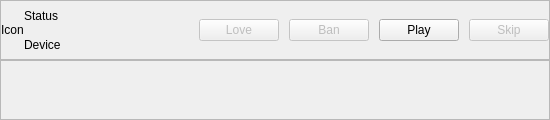
<?xml version="1.0" encoding="UTF-8"?>
<ui version="4.0">
 <class>PlaybackControlsWidget</class>
 <widget class="QFrame" name="PlaybackControlsWidget">
  <property name="geometry">
   <rect>
    <x>0</x>
    <y>0</y>
    <width>550</width>
    <height>120</height>
   </rect>
  </property>
  <property name="windowTitle">
   <string>Form</string>
  </property>
  <layout class="QVBoxLayout" name="verticalLayout">
   <property name="spacing">
    <number>0</number>
   </property>
   <property name="margin">
    <number>0</number>
   </property>
   <item>
    <widget class="QFrame" name="details">
     <property name="frameShape">
      <enum>QFrame::StyledPanel</enum>
     </property>
     <property name="frameShadow">
      <enum>QFrame::Raised</enum>
     </property>
     <layout class="QHBoxLayout" name="horizontalLayout_2" stretch="0,1,0">
      <property name="spacing">
       <number>0</number>
      </property>
      <property name="margin">
       <number>0</number>
      </property>
      <item>
       <widget class="QLabel" name="icon">
        <property name="text">
         <string>Icon</string>
        </property>
       </widget>
      </item>
      <item>
       <widget class="QFrame" name="statusFrame">
        <property name="frameShape">
         <enum>QFrame::NoFrame</enum>
        </property>
        <property name="frameShadow">
         <enum>QFrame::Raised</enum>
        </property>
        <layout class="QVBoxLayout" name="verticalLayout_2">
         <property name="spacing">
          <number>0</number>
         </property>
         <property name="margin">
          <number>0</number>
         </property>
         <item>
          <widget class="unicorn::Label" name="status">
           <property name="text">
            <string>Status</string>
           </property>
          </widget>
         </item>
         <item>
          <widget class="unicorn::Label" name="device">
           <property name="text">
            <string>Device</string>
           </property>
          </widget>
         </item>
        </layout>
       </widget>
      </item>
      <item>
       <widget class="QFrame" name="controls">
        <property name="frameShape">
         <enum>QFrame::NoFrame</enum>
        </property>
        <property name="frameShadow">
         <enum>QFrame::Raised</enum>
        </property>
        <layout class="QHBoxLayout" name="horizontalLayout">
         <property name="spacing">
          <number>10</number>
         </property>
         <property name="margin">
          <number>0</number>
         </property>
         <item>
          <widget class="QPushButton" name="love">
           <property name="enabled">
            <bool>false</bool>
           </property>
           <property name="sizePolicy">
            <sizepolicy hsizetype="Preferred" vsizetype="Fixed">
             <horstretch>0</horstretch>
             <verstretch>0</verstretch>
            </sizepolicy>
           </property>
           <property name="text">
            <string>Love</string>
           </property>
           <property name="checkable">
            <bool>true</bool>
           </property>
          </widget>
         </item>
         <item>
          <widget class="QPushButton" name="ban">
           <property name="enabled">
            <bool>false</bool>
           </property>
           <property name="sizePolicy">
            <sizepolicy hsizetype="Preferred" vsizetype="Fixed">
             <horstretch>0</horstretch>
             <verstretch>0</verstretch>
            </sizepolicy>
           </property>
           <property name="text">
            <string>Ban</string>
           </property>
          </widget>
         </item>
         <item>
          <widget class="QPushButton" name="play">
           <property name="sizePolicy">
            <sizepolicy hsizetype="Preferred" vsizetype="Fixed">
             <horstretch>0</horstretch>
             <verstretch>0</verstretch>
            </sizepolicy>
           </property>
           <property name="text">
            <string>Play</string>
           </property>
           <property name="checkable">
            <bool>true</bool>
           </property>
          </widget>
         </item>
         <item>
          <widget class="QPushButton" name="skip">
           <property name="enabled">
            <bool>false</bool>
           </property>
           <property name="sizePolicy">
            <sizepolicy hsizetype="Preferred" vsizetype="Fixed">
             <horstretch>0</horstretch>
             <verstretch>0</verstretch>
            </sizepolicy>
           </property>
           <property name="text">
            <string>Skip</string>
           </property>
          </widget>
         </item>
        </layout>
       </widget>
      </item>
     </layout>
    </widget>
   </item>
   <item>
    <widget class="ProgressBar" name="progressBar">
     <property name="frameShape">
      <enum>QFrame::StyledPanel</enum>
     </property>
     <property name="frameShadow">
      <enum>QFrame::Raised</enum>
     </property>
    </widget>
   </item>
  </layout>
 </widget>
 <customwidgets>
  <customwidget>
   <class>unicorn::Label</class>
   <extends>QLabel</extends>
   <header>lib/unicorn/widgets/Label.h</header>
  </customwidget>
  <customwidget>
   <class>ProgressBar</class>
   <extends>QFrame</extends>
   <header>../Widgets/ProgressBar.h</header>
   <container>1</container>
  </customwidget>
 </customwidgets>
 <resources/>
 <connections/>
</ui>
